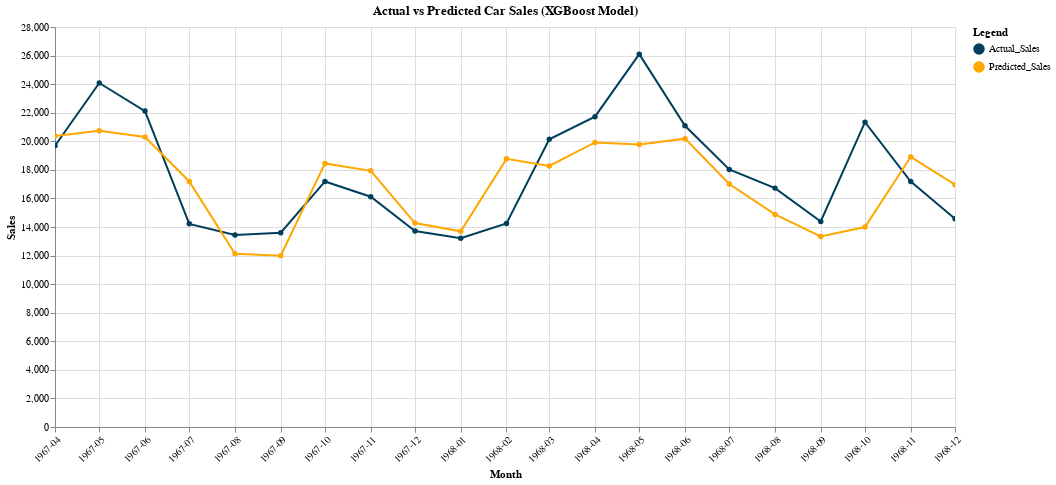

Notebook cell for this chart:
### Code cell
import altair as alt
import pandas as pd

# Build tidy dataframe
plot_df = pd.DataFrame({
    "Month": df["Month"].iloc[split_idx:],
    "Actual_Sales": y_test.values,
    "Predicted_Sales": preds
})

# Melt into long format
plot_df_melted = plot_df.melt("Month", var_name="Series", value_name="Sales")

# Altair chart with formatted dates
chart = (
    alt.Chart(plot_df_melted)
    .mark_line(point=True)
    .encode(
        x=alt.X(
            "Month:T",
            title="Month",
            axis=alt.Axis(
                format="%Y-%m",       # <<— This makes the axis YYYY-MM
                labelAngle=-45       # rotate labels for readability
            )
        ),
        y=alt.Y("Sales:Q", title="Sales"),
        color=alt.Color(
            "Series:N",
            scale=alt.Scale(range=["#003f5c", "#ffa600"]),
            title="Legend"
        ),
        tooltip=[
            alt.Tooltip("Month:T", format="%Y-%m"),
            "Series:N",
            alt.Tooltip("Sales:Q", format=",")  # comma formatting (ex: 21,000)
        ]
    )
    .properties(
        title="Actual vs Predicted Car Sales (XGBoost Model)",
        width=900,
        height=400
    )
    .interactive()
)

chart

### Figure 1 — Vega-Lite specification as saved in the notebook (floating-point values rounded to 4 significant figures)
{"config": {"view": {"continuousWidth": 300, "continuousHeight": 300}}, "data": {"name": "data-86393f2d1d1dc471ced4f5044345a702"}, "mark": {"type": "line", "point": true}, "encoding": {"color": {"field": "Series", "scale": {"range": ["#003f5c", "#ffa600"]}, "title": "Legend", "type": "nominal"}, "tooltip": [{"field": "Month", "format": "%Y-%m", "type": "temporal"}, {"field": "Series", "type": "nominal"}, {"field": "Sales", "format": ",", "type": "quantitative"}], "x": {"axis": {"format": "%Y-%m", "labelAngle": -45}, "field": "Month", "title": "Month", "type": "temporal"}, "y": {"field": "Sales", "title": "Sales", "type": "quantitative"}}, "height": 400, "params": [{"name": "param_2", "select": {"type": "interval", "encodings": ["x", "y"]}, "bind": "scales"}], "title": "Actual vs Predicted Car Sales (XGBoost Model)", "width": 900, "$schema": "https://vega.github.io/schema/vega-lite/v5.20.1.json", "datasets": {"data-86393f2d1d1dc471ced4f5044345a702": [{"Month": "1967-04-01T00:00:00", "Series": "Actual_Sales", "Sales": 19690.0}, {"Month": "1967-05-01T00:00:00", "Series": "Actual_Sales", "Sales": 24080.0}, {"Month": "1967-06-01T00:00:00", "Series": "Actual_Sales", "Sales": 22110.0}, {"Month": "1967-07-01T00:00:00", "Series": "Actual_Sales", "Sales": 14220.0}, {"Month": "1967-08-01T00:00:00", "Series": "Actual_Sales", "Sales": 13430.0}, {"Month": "1967-09-01T00:00:00", "Series": "Actual_Sales", "Sales": 13600.0}, {"Month": "1967-10-01T00:00:00", "Series": "Actual_Sales", "Sales": 17190.0}, {"Month": "1967-11-01T00:00:00", "Series": "Actual_Sales", "Sales": 16120.0}, {"Month": "1967-12-01T00:00:00", "Series": "Actual_Sales", "Sales": 13710.0}, {"Month": "1968-01-01T00:00:00", "Series": "Actual_Sales", "Sales": 13210.0}, {"Month": "1968-02-01T00:00:00", "Series": "Actual_Sales", "Sales": 14250.0}, {"Month": "1968-03-01T00:00:00", "Series": "Actual_Sales", "Sales": 20140.0}, {"Month": "1968-04-01T00:00:00", "Series": "Actual_Sales", "Sales": 21720.0}, {"Month": "1968-05-01T00:00:00", "Series": "Actual_Sales", "Sales": 26100.0}, {"Month": "1968-06-01T00:00:00", "Series": "Actual_Sales", "Sales": 21080.0}, {"Month": "1968-07-01T00:00:00", "Series": "Actual_Sales", "Sales": 18020.0}, {"Month": "1968-08-01T00:00:00", "Series": "Actual_Sales", "Sales": 16720.0}, {"Month": "1968-09-01T00:00:00", "Series": "Actual_Sales", "Sales": 14380.0}, {"Month": "1968-10-01T00:00:00", "Series": "Actual_Sales", "Sales": 21340.0}, {"Month": "1968-11-01T00:00:00", "Series": "Actual_Sales", "Sales": 17180.0}, {"Month": "1968-12-01T00:00:00", "Series": "Actual_Sales", "Sales": 14580.0}, {"Month": "1967-04-01T00:00:00", "Series": "Predicted_Sales", "Sales": 20360.0}, {"Month": "1967-05-01T00:00:00", "Series": "Predicted_Sales", "Sales": 20740.0}, {"Month": "1967-06-01T00:00:00", "Series": "Predicted_Sales", "Sales": 20300.0}, {"Month": "1967-07-01T00:00:00", "Series": "Predicted_Sales", "Sales": 17180.0}, {"Month": "1967-08-01T00:00:00", "Series": "Predicted_Sales", "Sales": 12130.0}, {"Month": "1967-09-01T00:00:00", "Series": "Predicted_Sales", "Sales": 12000.0}, {"Month": "1967-10-01T00:00:00", "Series": "Predicted_Sales", "Sales": 18450.0}, {"Month": "1967-11-01T00:00:00", "Series": "Predicted_Sales", "Sales": 17930.0}, {"Month": "1967-12-01T00:00:00", "Series": "Predicted_Sales", "Sales": 14280.0}, {"Month": "1968-01-01T00:00:00", "Series": "Predicted_Sales", "Sales": 13700.0}, {"Month": "1968-02-01T00:00:00", "Series": "Predicted_Sales", "Sales": 18770.0}, {"Month": "1968-03-01T00:00:00", "Series": "Predicted_Sales", "Sales": 18270.0}, {"Month": "1968-04-01T00:00:00", "Series": "Predicted_Sales", "Sales": 19920.0}, {"Month": "1968-05-01T00:00:00", "Series": "Predicted_Sales", "Sales": 19780.0}, {"Month": "1968-06-01T00:00:00", "Series": "Predicted_Sales", "Sales": 20180.0}, {"Month": "1968-07-01T00:00:00", "Series": "Predicted_Sales", "Sales": 17010.0}, {"Month": "1968-08-01T00:00:00", "Series": "Predicted_Sales", "Sales": 14880.0}, {"Month": "1968-09-01T00:00:00", "Series": "Predicted_Sales", "Sales": 13340.0}, {"Month": "1968-10-01T00:00:00", "Series": "Predicted_Sales", "Sales": 13990.0}, {"Month": "1968-11-01T00:00:00", "Series": "Predicted_Sales", "Sales": 18910.0}, {"Month": "1968-12-01T00:00:00", "Series": "Predicted_Sales", "Sales": 16960.0}]}}
